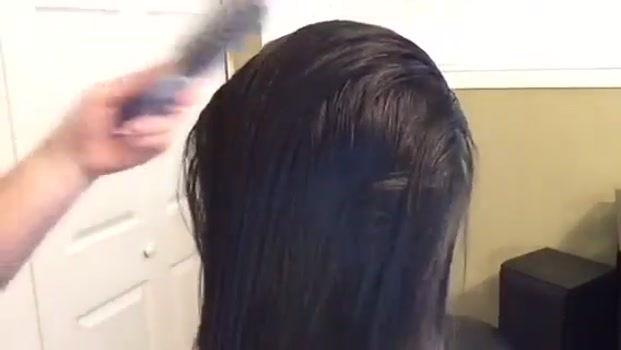
#> input picture data/test/1093.jpg, 621 x 350 px; its folder holds 4 pictures in this run
$ python mean_std.py
#> lines starting #> are read from the running program, lines starting #| are printed output that depends on the picture
# Code to calculate the mean and the std for the test image dataset

import os
import numpy as np
from PIL import Image
# Set the path to the folder containing the RGB images
folder_path = "data/test"

# Create an empty list to store the resized images
resized_images = []

# Loop through each file in the folder
for filename in os.listdir(folder_path):
    # Check if the file is an image
    if filename.endswith(".jpg") or filename.endswith(".png"):
        # Load the image
        image_path = os.path.join(folder_path, filename)
        image = Image.open(image_path)
#> image is the input picture: PIL image 621x350 RGB; mean R, G, B 151.1, 139.7, 134

        # Resize the image to 256x256
        resized_image = image.resize((256, 256))
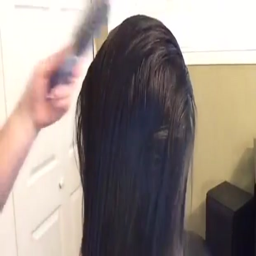
#> resized_image: PIL image 256x256 RGB; mean R, G, B 151.1, 139.7, 134

        # Convert the resized image to a numpy array
        resized_array = np.array(resized_image)

        # Add the resized image array to the list
        resized_images.append(resized_array)
#> pass 2 of the loop `for filename in os.listdir(folder_path):`:
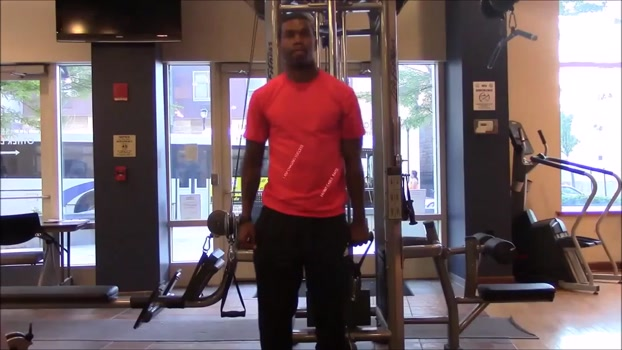
#> input picture data/test/1249.jpg, 622 x 350 px
#> image is the input picture: PIL image 622x350 RGB; mean R, G, B 115.8, 98.3, 102.3
#> `resized_image = image.resize((256, 256))`:
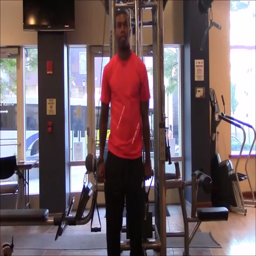
#> resized_image: PIL image 256x256 RGB; mean R, G, B 115.8, 98.3, 102.3
#> pass 3 of the loop `for filename in os.listdir(folder_path):`:
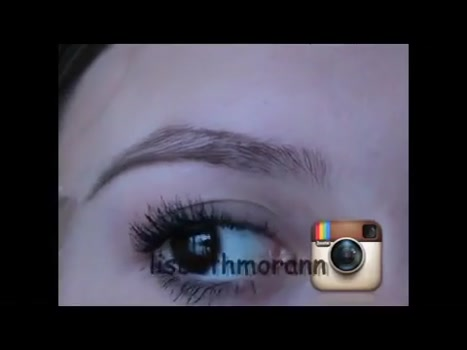
#> input picture data/test/1501.jpg, 467 x 350 px
#> image is the input picture: PIL image 467x350 RGB; mean R, G, B 66, 63.3, 75.6
#> `resized_image = image.resize((256, 256))`:
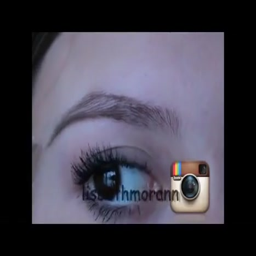
#> resized_image: PIL image 256x256 RGB; mean R, G, B 66, 63.3, 75.6
#> the loop made 4 passes; the first 3 are shown

# Convert the list of resized images to a single numpy array
image_array = np.stack(resized_images)/255


print(image_array.shape)
#| (4, 256, 256, 3)

mean = np.mean(image_array, axis = (0, 1, 2))
std = np.std(image_array, axis = (0, 1, 2))
count = 0
print(mean)
print(std)
# [20 lines of commented-out code are left out]
